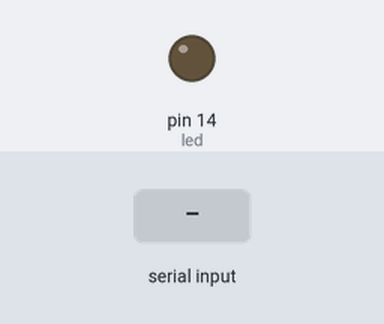
The sketch below on a simulated Arduino Uno, built with avr-gcc and run on an emulated ATmega328P. On the bench: output pins drawn as LEDs (lit = HIGH). The test bench sets the inputs (shaded band).

Above: at 1.2 s.
1.3 s: "a" received over Serial
At 2.2 s:
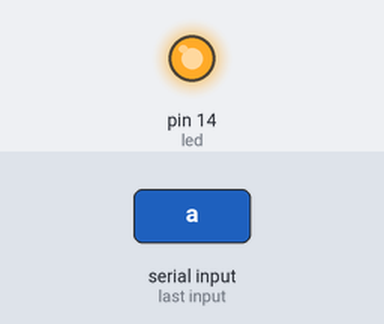
2.8 s: "b" received over Serial
At 3.4 s:
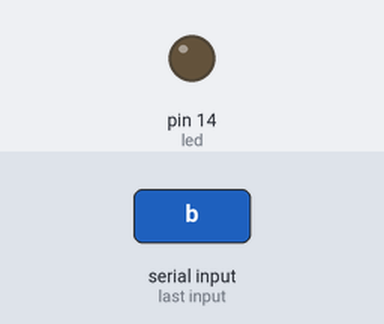
Timing chart, 0 to 5.8 s (numbered marks = the images above; inputs shaded):
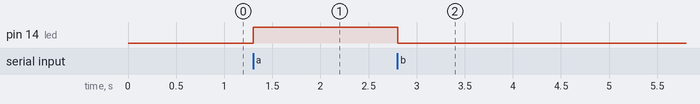

The sketch:

HC-06_bluetooth.ino
```cpp
/*
 *  By default SMART BLUETOOTH app
 *  sends 'a' when turning ON and 'b' when turning OFF
 *
 */

const int led = 14;

void setup() {
  Serial.begin(9600);
  pinMode(led, OUTPUT);
}

void loop() {
  char c = Serial.read();
  if(c == 'a'){
    digitalWrite(led, HIGH);
  }
  else if(c == 'b'){
    digitalWrite(led, LOW);
  }
  else{

  }
  delay(25);
}
```

Measured:
- after the input at 1.3 s, pin 14 (led): LOW → HIGH at once
- after the input at 2.8 s, pin 14 (led): HIGH → LOW at once
